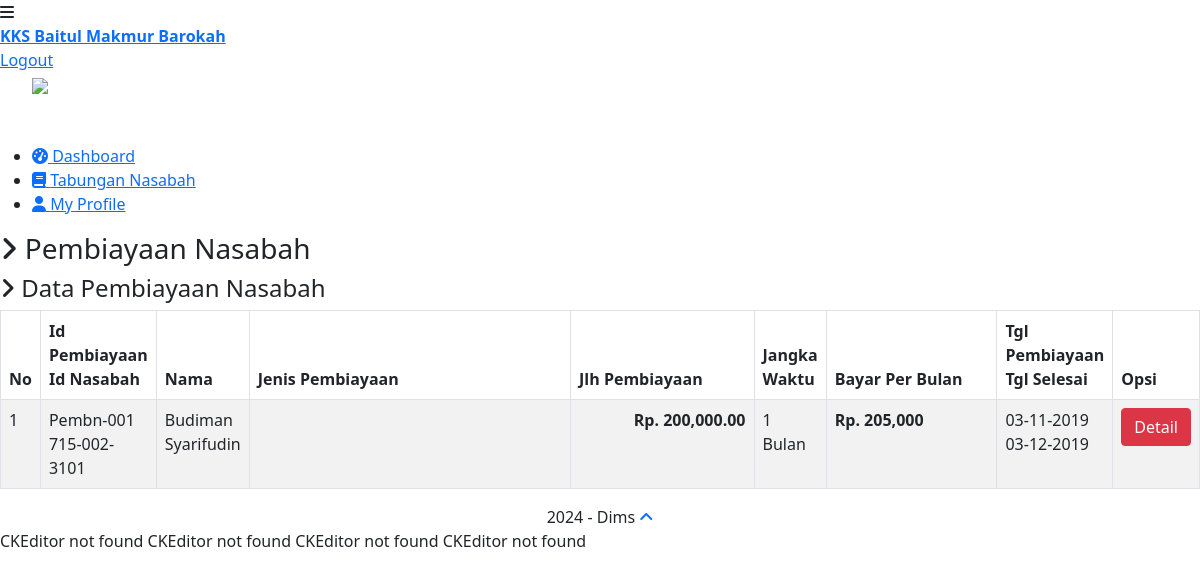
The page /anggota/dashboard-nasabah/index.php?page=pembiayaan_nasabah on the database its author committed.
### tables this page shows
CREATE TABLE `pembiayaan_nasabah` (
  `id_pembiayaan` varchar(20) NOT NULL,
  `id_nasabah` varchar(20) NOT NULL,
  `id_produk` int(11) NOT NULL,
  `jumlah_pembiayaan` decimal(10,3) NOT NULL,
  `tgl_pembiayaan` date NOT NULL,
  `jangka_waktu` int(11) NOT NULL,
  `bayar_perbulan` decimal(10,3) NOT NULL,
  `total_bayar` decimal(10,3) NOT NULL,
  `tgl_selesai` date NOT NULL,
  `status_pembayaran` enum('Belum Lunas','Lunas') NOT NULL
);

CREATE TABLE `nasabah` (
  `id_nasabah` varchar(20) NOT NULL,
  `nm_lengkap` varchar(100) NOT NULL,
  `nm_panggilan` varchar(50) NOT NULL,
  `nik_nasabah` varchar(20) NOT NULL,
  `almt` text NOT NULL,
  `tel_rumah` varchar(20) NOT NULL,
  `nohp` varchar(20) NOT NULL,
  `kerjaan` varchar(100) NOT NULL,
  `j_kelamin` enum('Perempuan','Laki-laki') NOT NULL,
  `sts_kawin` enum('Belum Menikah','Menikah','Janda','Duda') NOT NULL,
  `email_nasabah` varchar(120) NOT NULL,
  `username` varchar(120) NOT NULL,
  `pass_nasabah` varchar(110) NOT NULL
);

### anggota/dashboard-nasabah/pembiayaan_nasabah/list.php (the view)
<h3><i class="fa fa-angle-right"></i> Pembiayaan Nasabah</h3>
<div class="row mt">
	<div class="col-lg-12">
	<div class="content-panel">
          <h4><i class="fa fa-angle-right"></i> Data Pembiayaan Nasabah</h4>
              <section id="unseen">
                <table class="table table-bordered table-striped" id="Datatables">
                  <thead>
                  <tr>
	                  <th>No</th>
                    <th>Id Pembiayaan <br>Id Nasabah</th>
                    <th>Nama</th>
                    <th width="35%">Jenis Pembiayaan</th>
                    <th class="text-right" width="18%">Jlh Pembiayaan</th>
                    <th>Jangka Waktu</th>
                    <th width="18%" class="text-right">Bayar Per Bulan</th>
                    <th>Tgl Pembiayaan<br>Tgl Selesai</th>
                    <th>Opsi</th>
                  </tr>
                  </thead>
                  <tbody>
                  <?php
                  $no = 1;
                  $sql_pembiayaan_nasabah = mysqli_query($con,"SELECT * FROM pembiayaan_nasabah INNER JOIN nasabah on pembiayaan_nasabah.id_nasabah = nasabah.id_nasabah") or die (mysqli_error($con));
					while($data = mysqli_fetch_array($sql_pembiayaan_nasabah)){
                  ?>
                  <tr>
                      <td><?php echo $no++ ?></td>
                      <td><?php echo $data['id_pembiayaan'] ?><br><?php echo $data['id_nasabah'] ?></td>
                      <td><?php echo $data['nm_lengkap'] ?></td>
                      <td><?php echo $data['jenis_pembiayaan'] ?></td>
                      <td align="right"><strong><?php echo 'Rp. '.number_format($data['jumlah_pembiayaan'],2) ?></strong></td>
                      <td><?php echo $data['jangka_waktu'] ?> Bulan</td>
                      <td><strong><?php echo 'Rp. '.number_format($data['bayar_perbulan']) ?></strong></td>
                      <td><?php echo date('d-m-Y', strtotime($data['tgl_pembiayaan'])) ?><br><?php echo date('d-m-Y', strtotime($data['tgl_selesai'])) ?></td>
                      <td>
                        <?php if($data['status_pembayaran'] == 'Lunas') { ?>
                        <a class="btn btn-warning btn-xs" href="?page=pembiayaan_nasabah&action=detail&id_pembiayaan=<?php echo $data['id_pembiayaan'];?>" title="Detail">Detail</a>
                        <?php } else { ?>
                        <a class="btn btn-danger btn-xs" href="?page=pembiayaan_nasabah&action=detail&id_pembiayaan=<?php echo $data['id_pembiayaan'];?>" title="Detail">Detail</a>
                        <?php } ?>
                        </td>
                  </tr>
                  <?php
                  }
                  ?>
                  </tbody>
              </table>
              </section>
      </div>
	</div>
</div>

### rows shown on the page
pembiayaan_nasabah: id_pembiayaan "Pembn-001", id_nasabah.id_nasabah "715-002-3101", id_nasabah.nm_lengkap "Budiman Syarifudin", jumlah_pembiayaan "200,000.00", jangka_waktu "1", bayar_perbulan "205,000", tgl_pembiayaan "03-11-2019", tgl_selesai "03-12-2019"
